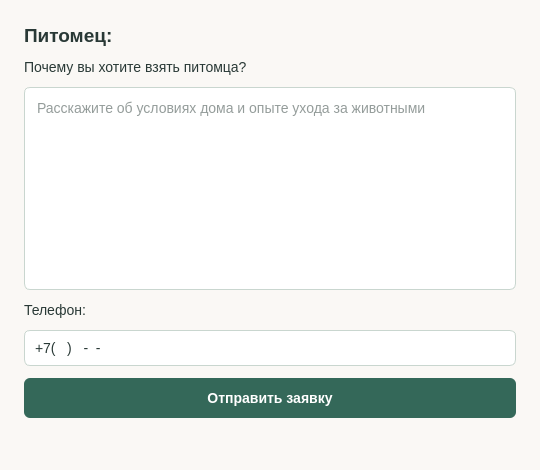
<?xml version="1.0" encoding="UTF-8"?>
<ui version="4.0"><class>AdoptionWindow</class><widget class="QWidget" name="AdoptionWindow">
<property name="geometry"><rect><x>0</x><y>0</y><width>540</width><height>470</height></rect></property>
<property name="minimumSize"><size><width>380</width><height>400</height></size></property>
<property name="windowTitle"><string>Муртека: усыновление</string></property><property name="styleSheet"><string>QWidget { background-color: #faf8f5; color: #293936; font-family: "DejaVu Sans"; font-size: 14px; }
QLineEdit, QPlainTextEdit, QListWidget { background-color: white; border: 1px solid #c9d6cf; border-radius: 6px; padding: 8px; }
QPushButton { background-color: #346859; color: white; border: none; border-radius: 6px; padding: 12px; font-weight: bold; }
QPushButton:hover { background-color: #285346; } QPushButton:disabled { background-color: #8b9f96; }
QLabel#petLabel, QLabel#shelterLabel { font-size: 19px; font-weight: bold; }
QLabel#errorLabel { color: red; }</string></property>
<layout class="QVBoxLayout" name="verticalLayout">
<property name="spacing"><number>12</number></property><property name="leftMargin"><number>24</number></property><property name="rightMargin"><number>24</number></property><property name="topMargin"><number>24</number></property><property name="bottomMargin"><number>24</number></property>
<item><widget class="QLabel" name="petLabel"><property name="text"><string>Питомец:</string></property><property name="wordWrap"><bool>true</bool></property></widget></item><item><widget class="QLabel" name="reasonLabel"><property name="text"><string>Почему вы хотите взять питомца?</string></property><property name="wordWrap"><bool>true</bool></property></widget></item><item><widget class="QPlainTextEdit" name="reasonEdit"><property name="placeholderText"><string>Расскажите об условиях дома и опыте ухода за животными</string></property></widget></item><item><widget class="QLabel" name="phoneLabel"><property name="text"><string>Телефон:</string></property><property name="wordWrap"><bool>true</bool></property></widget></item><item><widget class="QLineEdit" name="phoneEdit"><property name="inputMask"><string>+7(999)999-99-99</string></property></widget></item><item><widget class="QPushButton" name="sendBtn"><property name="text"><string>Отправить заявку</string></property></widget></item><item><widget class="QLabel" name="errorLabel"><property name="text"><string></string></property><property name="wordWrap"><bool>true</bool></property></widget></item></layout></widget><resources/><connections/></ui>
